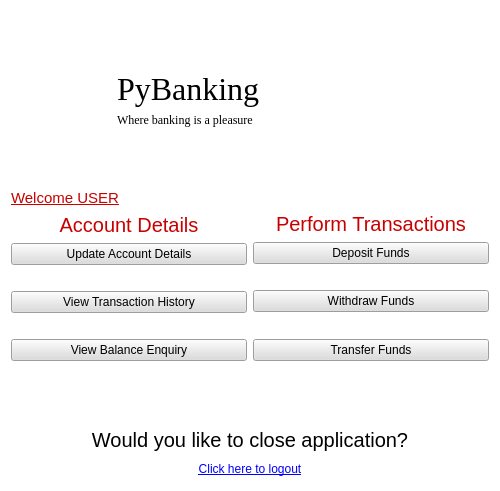
<?xml version="1.0" encoding="UTF-8"?>
<ui version="4.0">
 <class>Login_screen</class>
 <widget class="QWidget" name="Login_screen">
  <property name="enabled">
   <bool>true</bool>
  </property>
  <property name="geometry">
   <rect>
    <x>0</x>
    <y>0</y>
    <width>500</width>
    <height>491</height>
   </rect>
  </property>
  <property name="windowTitle">
   <string>Form</string>
  </property>
  <property name="autoFillBackground">
   <bool>false</bool>
  </property>
  <property name="styleSheet">
   <string notr="true">QWidget{background-color:white; color:black;}QLabel#Company_Name{font-size: 32px; font-family: georgia;} 
QLabel#subtitle{font-family:georgia}
QLabel#welcome_label{font-size:15px;color: rgb(200, 0, 0); text-decoration:underline}
QLabel#label_7{font-size:15px}
QLabel#details_label{font-size:20px;color: rgb(200, 0, 0)}
QLabel#transactions_label{font-size:20px;color: rgb(200, 0, 0)}
QPushButton#logout_button{text-decoration:underline;color:blue}
QPushButton#transfer_button{background-color: rgb(220,220,220)}
QPushButton#deposit_button{background-color: rgb(220,220,220)}
QPushButton#withdraw_button{background-color: rgb(220,220,220)}
QPushButton#update_button{background-color: rgb(220,220,220)}
QPushButton#history_button{background-color: rgb(220,220,220)}
QPushButton#balance_button{background-color: rgb(220,220,220)}

QLabel#logout_label{font-size:20px;}

</string>
  </property>
  <layout class="QHBoxLayout" name="horizontalLayout_3">
   <item>
    <layout class="QVBoxLayout" name="verticalLayout_12">
     <item>
      <layout class="QVBoxLayout" name="verticalLayout_13">
       <item>
        <layout class="QHBoxLayout" name="horizontalLayout_11">
         <item>
          <widget class="QLabel" name="label_8">
           <property name="maximumSize">
            <size>
             <width>100</width>
             <height>100</height>
            </size>
           </property>
           <property name="text">
            <string/>
           </property>
           <property name="pixmap">
            <pixmap>depositphotos_81119782-stock-photo-bank-flat-red-color-round.jpg</pixmap>
           </property>
           <property name="scaledContents">
            <bool>true</bool>
           </property>
          </widget>
         </item>
         <item>
          <layout class="QVBoxLayout" name="verticalLayout_14">
           <item>
            <widget class="QLabel" name="Company_Name">
             <property name="sizeIncrement">
              <size>
               <width>0</width>
               <height>70</height>
              </size>
             </property>
             <property name="text">
              <string>PyBanking</string>
             </property>
             <property name="alignment">
              <set>Qt::AlignmentFlag::AlignBottom|Qt::AlignmentFlag::AlignLeading|Qt::AlignmentFlag::AlignLeft</set>
             </property>
            </widget>
           </item>
           <item>
            <widget class="QLabel" name="subtitle">
             <property name="maximumSize">
              <size>
               <width>16777215</width>
               <height>70</height>
              </size>
             </property>
             <property name="text">
              <string>Where banking is a pleasure</string>
             </property>
             <property name="alignment">
              <set>Qt::AlignmentFlag::AlignLeading|Qt::AlignmentFlag::AlignLeft|Qt::AlignmentFlag::AlignTop</set>
             </property>
            </widget>
           </item>
          </layout>
         </item>
        </layout>
       </item>
       <item>
        <layout class="QVBoxLayout" name="verticalLayout_15">
         <item>
          <layout class="QHBoxLayout" name="horizontalLayout_2">
           <item>
            <layout class="QVBoxLayout" name="verticalLayout">
             <property name="bottomMargin">
              <number>15</number>
             </property>
             <item>
              <widget class="QLabel" name="welcome_label">
               <property name="text">
                <string>Welcome USER</string>
               </property>
               <property name="alignment">
                <set>Qt::AlignmentFlag::AlignLeading|Qt::AlignmentFlag::AlignLeft|Qt::AlignmentFlag::AlignTop</set>
               </property>
              </widget>
             </item>
             <item>
              <widget class="QLabel" name="details_label">
               <property name="text">
                <string>Account Details</string>
               </property>
               <property name="alignment">
                <set>Qt::AlignmentFlag::AlignCenter</set>
               </property>
              </widget>
             </item>
             <item>
              <widget class="QPushButton" name="update_button">
               <property name="text">
                <string>Update Account Details</string>
               </property>
              </widget>
             </item>
             <item>
              <widget class="QLabel" name="label">
               <property name="text">
                <string/>
               </property>
              </widget>
             </item>
             <item>
              <widget class="QPushButton" name="history_button">
               <property name="text">
                <string>View Transaction History</string>
               </property>
              </widget>
             </item>
             <item>
              <widget class="QLabel" name="label_2">
               <property name="text">
                <string/>
               </property>
              </widget>
             </item>
             <item>
              <widget class="QPushButton" name="balance_button">
               <property name="text">
                <string>View Balance Enquiry</string>
               </property>
              </widget>
             </item>
             <item>
              <widget class="QLabel" name="label_3">
               <property name="text">
                <string/>
               </property>
              </widget>
             </item>
            </layout>
           </item>
           <item>
            <layout class="QVBoxLayout" name="verticalLayout_4">
             <property name="bottomMargin">
              <number>15</number>
             </property>
             <item>
              <widget class="QLabel" name="label_7">
               <property name="text">
                <string/>
               </property>
              </widget>
             </item>
             <item>
              <widget class="QLabel" name="transactions_label">
               <property name="text">
                <string>Perform Transactions</string>
               </property>
               <property name="alignment">
                <set>Qt::AlignmentFlag::AlignCenter</set>
               </property>
              </widget>
             </item>
             <item>
              <widget class="QPushButton" name="deposit_button">
               <property name="text">
                <string>Deposit Funds</string>
               </property>
              </widget>
             </item>
             <item>
              <widget class="QLabel" name="label_4">
               <property name="text">
                <string/>
               </property>
              </widget>
             </item>
             <item>
              <widget class="QPushButton" name="withdraw_button">
               <property name="text">
                <string>Withdraw Funds</string>
               </property>
              </widget>
             </item>
             <item>
              <widget class="QLabel" name="label_5">
               <property name="text">
                <string/>
               </property>
              </widget>
             </item>
             <item>
              <widget class="QPushButton" name="transfer_button">
               <property name="text">
                <string>Transfer Funds</string>
               </property>
              </widget>
             </item>
             <item>
              <widget class="QLabel" name="label_6">
               <property name="text">
                <string/>
               </property>
              </widget>
             </item>
            </layout>
           </item>
          </layout>
         </item>
        </layout>
       </item>
       <item>
        <widget class="QLabel" name="logout_label">
         <property name="sizePolicy">
          <sizepolicy hsizetype="Minimum" vsizetype="Minimum">
           <horstretch>0</horstretch>
           <verstretch>0</verstretch>
          </sizepolicy>
         </property>
         <property name="maximumSize">
          <size>
           <width>16777215</width>
           <height>50</height>
          </size>
         </property>
         <property name="text">
          <string>Would you like to close application?</string>
         </property>
         <property name="textFormat">
          <enum>Qt::TextFormat::PlainText</enum>
         </property>
         <property name="alignment">
          <set>Qt::AlignmentFlag::AlignBottom|Qt::AlignmentFlag::AlignHCenter</set>
         </property>
         <property name="indent">
          <number>-2</number>
         </property>
        </widget>
       </item>
       <item>
        <widget class="QPushButton" name="logout_button">
         <property name="text">
          <string>Click here to logout</string>
         </property>
         <property name="flat">
          <bool>true</bool>
         </property>
        </widget>
       </item>
      </layout>
     </item>
    </layout>
   </item>
  </layout>
 </widget>
 <resources/>
 <connections/>
</ui>
